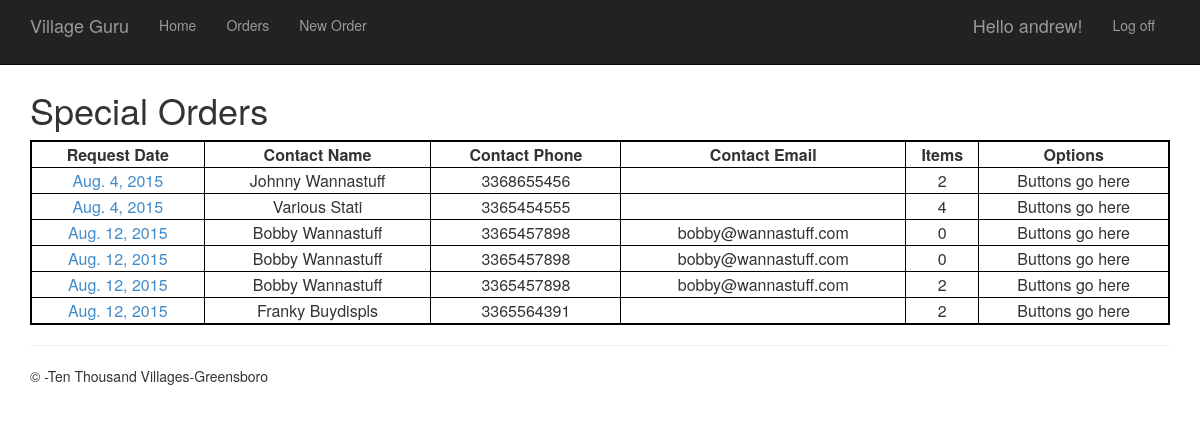
The app's page /orders (signed in) with its own data.
### specialOrders/models.py (models this page shows, shortened)
class Order(models.Model):
    order_date = models.DateField()
    order_contact_name = models.CharField(max_length=75)
    order_contact_phone = models.IntegerField(null=True)
    order_contact_email = models.EmailField(null=True, blank=True)
    order_is_complete = models.BooleanField(default=False)

### specialOrders/views.py (the view)
# urls.py: url(r'^orders$', 'specialOrders.views.orders', name='orders'),
def orders(request):
    from .models import Order
    order_list = Order.objects.all()
    context = {'order_list' : order_list}
    return render(request, 'app/orders.html', context)

### templates/app/orders.html
{% extends "app/layout.html" %}
{% block content %}
<h1>Special Orders</h1>
{% if order_list %}
    <div>
        <table class="order_table">
            <thead class="order_header_row">
                <td class="order_header_cell">Request Date</td>
                <td class="order_header_cell">Contact Name</td>
                <td class="order_header_cell">Contact Phone</td>
                <td class="order_header_cell">Contact Email</td>
                <td class="order_header_cell">Items</td>
                <td class="order_header_cell">Options</td>
            </thead>
                {% for order in order_list %}
                    <tr class="order_row">
                        <td class="order_cell"><a href="{% url 'detail' order.id %}">{{order.order_date}}</a></td>
                        <td class="order_cell">{{order.order_contact_name}}</td>
                        <td class="order_cell">{{order.order_contact_phone}}</td>
                        <td class="order_cell">{{order.order_contact_email}}</td>
                        <td class="order_cell">{{order.order_item_set.count}}</td>
                        <td class="order_cell">Buttons go here</td>
                    </tr>
                {% endfor %}
        </table>
    </div>
{% else %}
    <p>No special orders found.</p>
{% endif %}
{% endblock %}

### templates/app/loginpartial.html (shortened to what this page needs)
{% if user.is_authenticated %}
<form id="logoutForm" action="/logout" method="post" class="navbar-right">
    <ul class="nav navbar-nav navbar-right">
        <li><span class="navbar-brand">Hello {{ user.username }}!</span></li>
        <li><a href="javascript:document.getElementById('logoutForm').submit()">Log off</a></li>
    </ul>
</form>
{% else %}
<ul class="nav navbar-nav navbar-right">
    <li><a href="{% url 'login' %}">Log in</a></li>
</ul>
{% endif %}

### static/app/content/site.css (style rules this page uses)
.order_table { width: 100%; border: 2px solid #000000; text-align: center; }
.order_row { border: 1px solid #000000; text-align: center; }
.order_header_row { border: 1px solid #000000; text-align: center; }
.order_header_cell { font-weight: bold; border: 1px solid #000000; }
.order_cell { border: 1px solid #000000; text-align: center; }

### records on screen
Order: order_date "Aug. 4, 2015", order_contact_name "Johnny Wannastuff", order_contact_phone "3368655456", order_item_set.count "2"
Order: order_date "Aug. 4, 2015", order_contact_name "Various Stati", order_contact_phone "3365454555", order_item_set.count "4"
Order: order_date "Aug. 12, 2015", order_contact_name "Bobby Wannastuff", order_contact_phone "3365457898", order_contact_email "bobby@wannastuff.com", order_item_set.count "0"
Order: order_date "Aug. 12, 2015", order_contact_name "Bobby Wannastuff", order_contact_phone "3365457898", order_contact_email "bobby@wannastuff.com", order_item_set.count "0"
Order: order_date "Aug. 12, 2015", order_contact_name "Bobby Wannastuff", order_contact_phone "3365457898", order_contact_email "bobby@wannastuff.com", order_item_set.count "2"
Order: order_date "Aug. 12, 2015", order_contact_name "Franky Buydispls", order_contact_phone "3365564391", order_item_set.count "2"

### other values on screen
{{ user.username }} "andrew"
